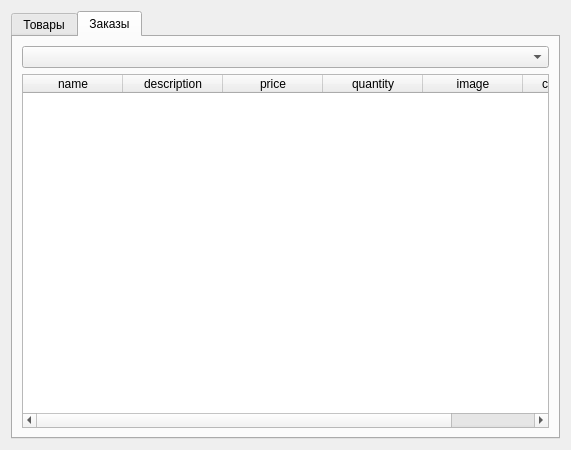
<?xml version="1.0" encoding="UTF-8"?>
<ui version="4.0">
 <class>Form</class>
 <widget class="QWidget" name="Form">
  <property name="geometry">
   <rect>
    <x>0</x>
    <y>0</y>
    <width>571</width>
    <height>450</height>
   </rect>
  </property>
  <property name="windowTitle">
   <string>Магазин</string>
  </property>
  <layout class="QVBoxLayout" name="verticalLayout">
   <item>
    <widget class="QTabWidget" name="tabWidget">
     <property name="currentIndex">
      <number>1</number>
     </property>
     <widget class="QWidget" name="tab">
      <attribute name="title">
       <string>Товары</string>
      </attribute>
      <layout class="QVBoxLayout" name="verticalLayout_3">
       <item>
        <layout class="QVBoxLayout" name="verticalLayout_2">
         <item>
          <widget class="QScrollArea" name="scrollArea">
           <property name="widgetResizable">
            <bool>true</bool>
           </property>
           <widget class="QWidget" name="scrollAreaWidgetContents">
            <property name="geometry">
             <rect>
              <x>0</x>
              <y>0</y>
              <width>525</width>
              <height>353</height>
             </rect>
            </property>
            <layout class="QVBoxLayout" name="verticalLayout_5">
             <item>
              <layout class="QVBoxLayout" name="verticalLayout_product"/>
             </item>
            </layout>
           </widget>
          </widget>
         </item>
        </layout>
       </item>
       <item>
        <layout class="QHBoxLayout" name="horizontalLayout">
         <item>
          <widget class="QPushButton" name="pushButton_add">
           <property name="text">
            <string>Добавить</string>
           </property>
          </widget>
         </item>
         <item>
          <widget class="QPushButton" name="pushButton_edit">
           <property name="text">
            <string>Редактировать</string>
           </property>
          </widget>
         </item>
         <item>
          <widget class="QPushButton" name="pushButton_del">
           <property name="text">
            <string>Удалить</string>
           </property>
          </widget>
         </item>
        </layout>
       </item>
      </layout>
     </widget>
     <widget class="QWidget" name="tab_2">
      <attribute name="title">
       <string>Заказы</string>
      </attribute>
      <layout class="QVBoxLayout" name="verticalLayout_7">
       <item>
        <layout class="QVBoxLayout" name="verticalLayout_6">
         <item>
          <widget class="QComboBox" name="comboBox"/>
         </item>
         <item>
          <widget class="QTableWidget" name="tableWidget">
           <column>
            <property name="text">
             <string>name</string>
            </property>
           </column>
           <column>
            <property name="text">
             <string>description</string>
            </property>
           </column>
           <column>
            <property name="text">
             <string>price</string>
            </property>
           </column>
           <column>
            <property name="text">
             <string>quantity</string>
            </property>
           </column>
           <column>
            <property name="text">
             <string>image</string>
            </property>
           </column>
           <column>
            <property name="text">
             <string>category_id</string>
            </property>
           </column>
          </widget>
         </item>
        </layout>
       </item>
      </layout>
     </widget>
    </widget>
   </item>
  </layout>
 </widget>
 <resources/>
 <connections/>
</ui>
